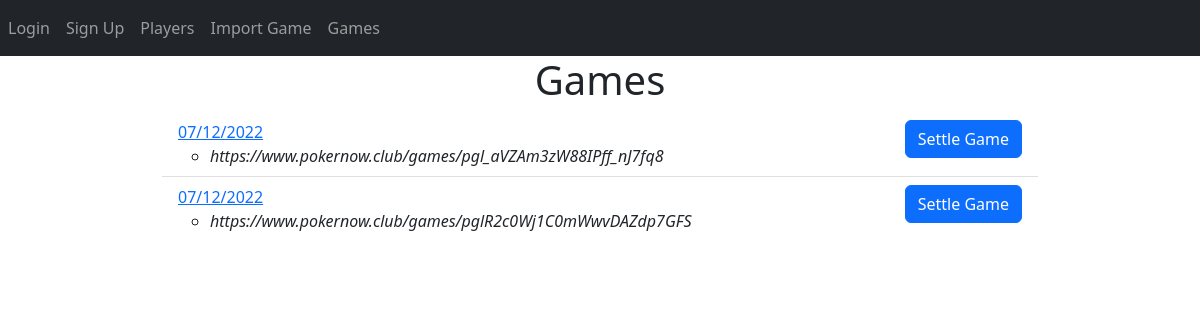
Before: /games with the older database file.
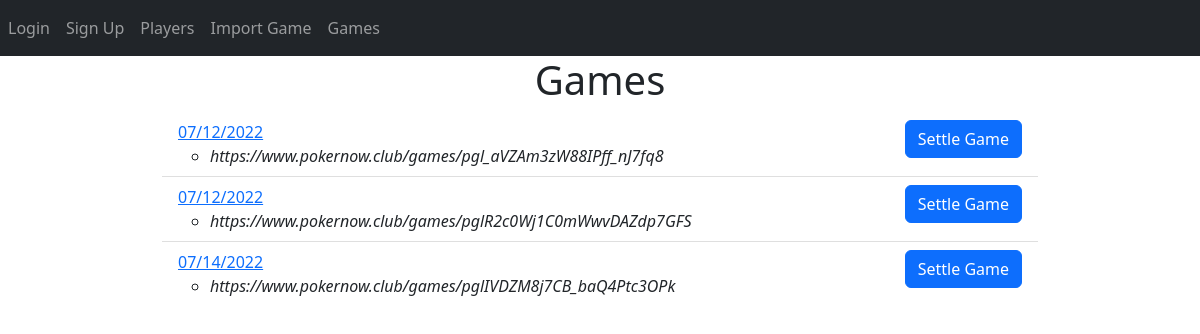
After: the same page with the newer database file.
### website/models.py (models this page shows)
class Game(db.Model):
	id = db.Column(db.Integer, primary_key=True)
	settled = db.Column(db.Boolean)
	date = db.Column(db.DateTime(timezone=True), default=func.now())
	urls = db.relationship('Url', backref='game')
	payments = db.relationship('Payment', backref='game')

class Url(db.Model):
	id = db.Column(db.Integer, primary_key=True)
	url =  db.Column(db.String(300), unique=True)
	game_id = db.Column(db.Integer, db.ForeignKey('game.id'))

### website/views.py (the view)
@views.route('/games', methods=['GET','POST'])
def games():
	games = Game.query.all()
	return render_template("games.html", user=current_user, games=games)

### website/templates/games.html (shortened to what this page needs)
{% extends "base.html" %}
{% block content %}
<h1 align="center">Games</h1>
<ul class="list-group list-group-flush" id="notes">
	{% for game in games %}
	<li class="list-group-item">
		<div class=" clearfix">
		<a href="{{url_for('views.payout', game_id=game.id)}}" >{{ game.date.strftime("%m/%d/%Y") }}</a>
		{% if not game.settled %}
		<a href="{{url_for('views.link_players', game_id=game.id)}}" class="btn btn-primary pull-right" onClick="">Settle Game</a>
		{% endif %}
		<ul>
			{% for url in game.urls %}
			<li><i>{{url.url}}</i></li>
			{% endfor %}
		</ul>
		</div>
	</li>
	{% endfor %}
</ul>
{% endblock %}

Changed rows visible on the page:
added Game: date "07/14/2022"
added Url: url "https://www.pokernow.club/games/pglIVDZM8j7CB_baQ4Ptc3OPk", shown under "07/14/2022"
